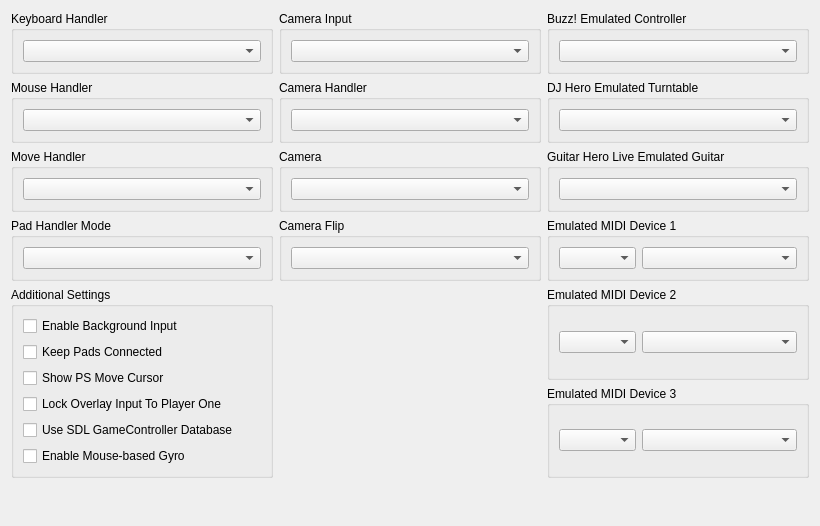
         <widget class="QWidget" name="inputTabScrollContents">
          <property name="geometry">
           <rect>
            <x>0</x>
            <y>0</y>
            <width>820</width>
            <height>526</height>
           </rect>
          </property>
          <layout class="QVBoxLayout" name="inputTabScrollContentsLayout">
           <item>
            <layout class="QGridLayout" name="ioGridLayout" columnstretch="1,1,1">
             <item row="2" column="2">
              <widget class="QGroupBox" name="gb_ghltar_emulated">
               <property name="title">
                <string>Guitar Hero Live Emulated Guitar</string>
               </property>
               <layout class="QVBoxLayout" name="gb_ghltar_emulated_layout">
                <item>
                 <widget class="QComboBox" name="ghltarBox"/>
                </item>
               </layout>
              </widget>
             </item>
             <item row="2" column="0">
              <widget class="QGroupBox" name="gb_move_handler">
               <property name="title">
                <string>Move Handler</string>
               </property>
               <layout class="QVBoxLayout" name="gb_move_handler_layout">
                <item>
                 <widget class="QComboBox" name="moveBox"/>
                </item>
               </layout>
              </widget>
             </item>
             <item row="1" column="2">
              <widget class="QGroupBox" name="gb_turntable_emulated">
               <property name="title">
                <string>DJ Hero Emulated Turntable</string>
               </property>
               <layout class="QVBoxLayout" name="gb_turntable_emulated_layout">
                <item>
                 <widget class="QComboBox" name="turntableBox"/>
                </item>
               </layout>
              </widget>
             </item>
             <item row="1" column="0">
              <widget class="QGroupBox" name="gb_mouse_handler">
               <property name="title">
                <string>Mouse Handler</string>
               </property>
               <layout class="QVBoxLayout" name="gb_mouse_handler_layout">
                <item>
                 <widget class="QComboBox" name="mouseHandlerBox"/>
                </item>
               </layout>
              </widget>
             </item>
             <item row="0" column="2">
              <widget class="QGroupBox" name="gb_buzz_emulated">
               <property name="title">
                <string>Buzz! Emulated Controller</string>
               </property>
               <layout class="QVBoxLayout" name="gb_buzz_emulated_layout">
                <item>
                 <widget class="QComboBox" name="buzzBox"/>
                </item>
               </layout>
              </widget>
             </item>
             <item row="0" column="0">
              <widget class="QGroupBox" name="gb_keyboard_handler">
               <property name="title">
                <string>Keyboard Handler</string>
               </property>
               <layout class="QVBoxLayout" name="gb_keyboard_handler_layout">
                <item>
                 <widget class="QComboBox" name="keyboardHandlerBox"/>
                </item>
               </layout>
              </widget>
             </item>
             <item row="3" column="0">
              <widget class="QGroupBox" name="gb_pad_mode">
               <property name="title">
                <string>Pad Handler Mode</string>
               </property>
               <layout class="QVBoxLayout" name="gb_pad_mode_layout">
                <item>
                 <widget class="QComboBox" name="padModeBox"/>
                </item>
               </layout>
              </widget>
             </item>
             <item row="0" column="1">
              <widget class="QGroupBox" name="gb_camera_type">
               <property name="title">
                <string>Camera Input</string>
               </property>
               <layout class="QVBoxLayout" name="gb_camera_type_layout">
                <item>
                 <widget class="QComboBox" name="cameraTypeBox"/>
                </item>
               </layout>
              </widget>
             </item>
             <item row="3" column="1">
              <widget class="QGroupBox" name="gb_camera_flip">
               <property name="title">
                <string>Camera Flip</string>
               </property>
               <layout class="QVBoxLayout" name="gb_camera_flip_layout">
                <item>
                 <widget class="QComboBox" name="cameraFlipBox"/>
                </item>
               </layout>
              </widget>
             </item>
             <item row="2" column="1">
              <widget class="QGroupBox" name="gb_camera_id">
               <property name="title">
                <string>Camera</string>
               </property>
               <layout class="QVBoxLayout" name="camera_id_layout">
                <item>
                 <widget class="QComboBox" name="cameraIdBox"/>
                </item>
               </layout>
              </widget>
             </item>
             <item row="1" column="1">
              <widget class="QGroupBox" name="gb_camera_setting">
               <property name="title">
                <string>Camera Handler</string>
               </property>
               <layout class="QVBoxLayout" name="gb_camera_setting_layout">
                <item>
                 <widget class="QComboBox" name="cameraBox"/>
                </item>
               </layout>
              </widget>
             </item>
             <item row="3" column="2">
              <widget class="QGroupBox" name="gb_midi_1">
               <property name="title">
                <string>Emulated MIDI Device 1</string>
               </property>
               <layout class="QVBoxLayout" name="midLayout1">
                <item>
                 <layout class="QHBoxLayout" name="midiHLayout1" stretch="1,2">
                  <item>
                   <widget class="QComboBox" name="midiTypeBox1"/>
                  </item>
                  <item>
                   <widget class="QComboBox" name="midiDeviceBox1"/>
                  </item>
                 </layout>
                </item>
               </layout>
              </widget>
             </item>
             <item row="5" column="2">
              <widget class="QGroupBox" name="gb_midi_3">
               <property name="title">
                <string>Emulated MIDI Device 3</string>
               </property>
               <layout class="QVBoxLayout" name="midLayout3">
                <item>
                 <layout class="QHBoxLayout" name="midiHLayout3" stretch="1,2">
                  <item>
                   <widget class="QComboBox" name="midiTypeBox3"/>
                  </item>
                  <item>
                   <widget class="QComboBox" name="midiDeviceBox3"/>
                  </item>
                 </layout>
                </item>
               </layout>
              </widget>
             </item>
             <item row="4" column="2">
              <widget class="QGroupBox" name="gb_midi_2">
               <property name="title">
                <string>Emulated MIDI Device 2</string>
               </property>
               <layout class="QVBoxLayout" name="midLayout2">
                <item>
                 <layout class="QHBoxLayout" name="midiHLayout2" stretch="1,2">
                  <item>
                   <widget class="QComboBox" name="midiTypeBox2"/>
                  </item>
                  <item>
                   <widget class="QComboBox" name="midiDeviceBox2"/>
                  </item>
                 </layout>
                </item>
               </layout>
              </widget>
             </item>
             <item row="4" column="0" rowspan="2">
              <widget class="QGroupBox" name="gb_additional_io_settings">
               <property name="title">
                <string>Additional Settings</string>
               </property>
               <layout class="QVBoxLayout" name="layout_gb_additional_io_settings">
                <item>
                 <widget class="QCheckBox" name="backgroundInputBox">
                  <property name="text">
                   <string>Enable Background Input</string>
                  </property>
                 </widget>
                </item>
                <item>
                 <widget class="QCheckBox" name="padConnectionBox">
                  <property name="text">
                   <string>Keep Pads Connected</string>
                  </property>
                 </widget>
                </item>
                <item>
                 <widget class="QCheckBox" name="showMoveCursorBox">
                  <property name="text">
                   <string>Show PS Move Cursor</string>
                  </property>
                 </widget>
                </item>
                <item>
                 <widget class="QCheckBox" name="lockOverlayInputToPlayerOne">
                  <property name="text">
                   <string>Lock Overlay Input To Player One</string>
                  </property>
                 </widget>
                </item>
                <item>
                 <widget class="QCheckBox" name="loadSdlMappings">
                  <property name="text">
                   <string>Use SDL GameController Database</string>
                  </property>
                 </widget>
                </item>
                <item>
                 <widget class="QCheckBox" name="mouseBasedGyroBox">
                  <property name="text">
                   <string>Enable Mouse-based Gyro</string>
                  </property>
                 </widget>
                </item>
                <item>
                 <spacer name="verticalSpacerIoAdditionalSettings">
                  <property name="orientation">
                   <enum>Qt::Orientation::Vertical</enum>
                  </property>
                  <property name="sizeType">
                   <enum>QSizePolicy::Policy::MinimumExpanding</enum>
                  </property>
                  <property name="sizeHint" stdset="0">
                   <size>
                    <width>0</width>
                    <height>0</height>
                   </size>
                  </property>
                 </spacer>
                </item>
               </layout>
              </widget>
             </item>
            </layout>
           </item>
           <item>
            <spacer name="inputTabSpacer">
             <property name="orientation">
              <enum>Qt::Orientation::Vertical</enum>
             </property>
             <property name="sizeType">
              <enum>QSizePolicy::Policy::MinimumExpanding</enum>
             </property>
             <property name="sizeHint" stdset="0">
              <size>
               <width>0</width>
               <height>0</height>
              </size>
             </property>
            </spacer>
           </item>
          </layout>
         </widget>
